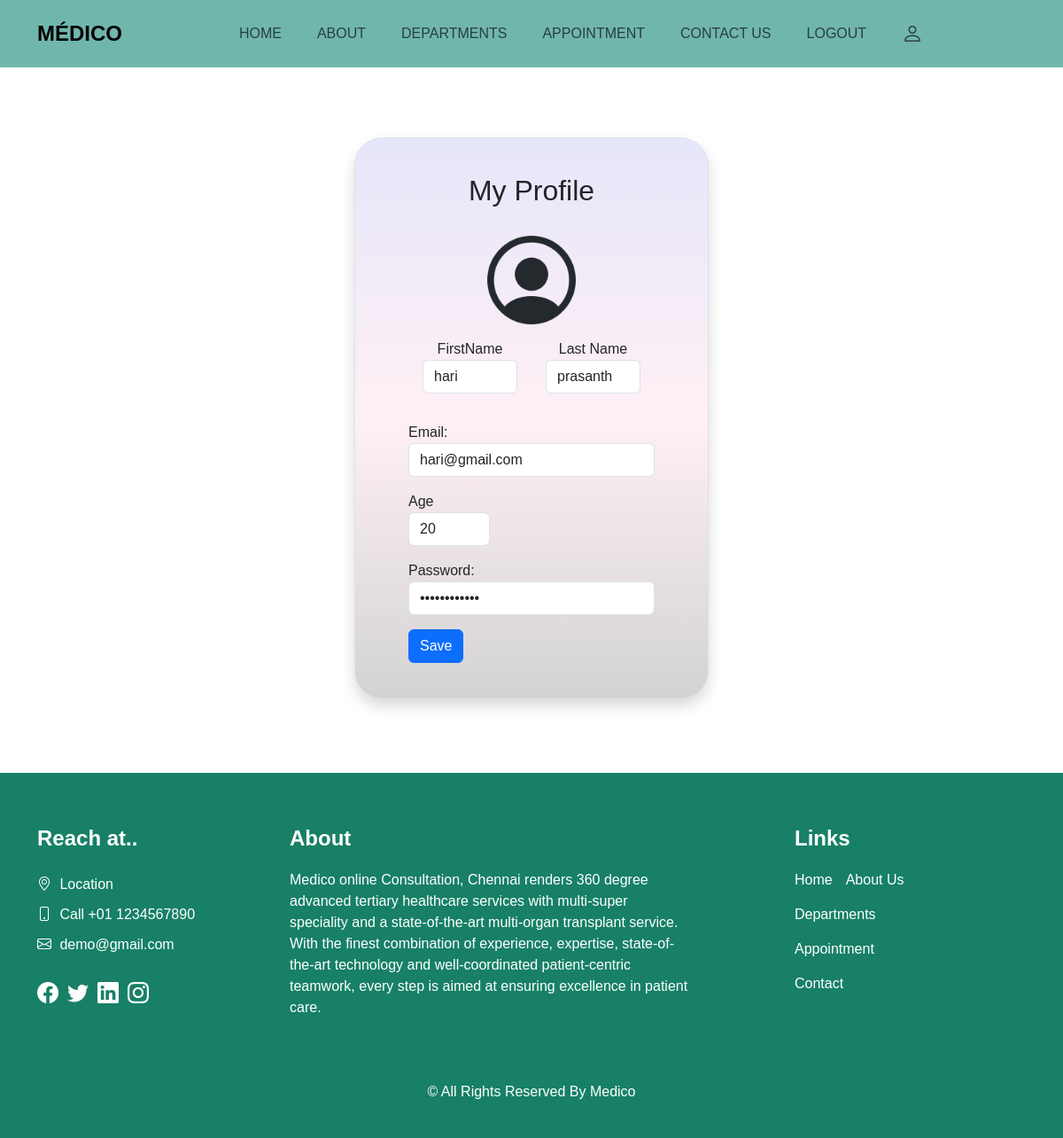
The app's page /profile/5 (signed in) with its own data.
### docapp/models.py (models this page shows, shortened)
class Dsignup(models.Model):
    FirstName=models.CharField(max_length=30)
    LastName=models.CharField(max_length=30)
    Gender=models.CharField(max_length=10)
    Age=models.CharField(max_length=3)
    Email=models.CharField(max_length=40)
    Password=models.CharField(max_length=20)
    TandC=models.CharField(max_length=10)

### docapp/views.py (the view)
# urls.py: path("profile/<int:id>", views.edit),
def edit(request, id):
    if(request.user):
        u=request.user.email
        print(u)
        obj=Dsignup.objects.filter(Email=u)
        obj1=Psignup.objects.filter(Email=u)
        if obj:
            gi=Dsignup.objects.get(pk = id)
        elif obj1:
            gi=Psignup.objects.get(pk = id)
    if request.method == 'POST':
        gi.FirstName=request.POST.get("fname")
        gi.LastName=request.POST.get("lname")
        gi.save()
        return redirect(profile)
    else:
        print("error")
    return render(request, "profile.html", locals())

### templates/profile.html (shortened to what this page needs)
{% extends 'base.html' %}
{% block profile %}
<div class="sub_page mt-5 pt-4">
    <div class="d-flex justify-content-center align-items-center min-vh-100 mx-auto" style="width: 400px;">
    <div class="border rounded-5 p-3 bg-white shadow box-area w-90" style="background:linear-gradient(lavender,lavenderblush,lightgray)">
       <div class="m-2">
        <form action="" method="POST">
            {% if gi %}
            <div class="row m-4 align-items-center">
                <div class="header-text mb-4" style="text-align: center;">
                    <h2>My Profile</h2>
                </div>
                <div class="mb-3" style="text-align:center;">
                    <img src="/static/images/profile-circle-icon-512x512-dt9lf8um.png" alt="" height="100px">
                    <div class="col-sm-3 input-group">
                        <div class="col-sm m-3">
                            <label for="">FirstName</label>
                            <input type="text" class="form-control" name="fname" value="{{gi.FirstName}}">
                        </div>
                        <div class="col-sm m-3">
                            <label for="">Last Name</label>
                            <input type="text" class="form-control" name="lname" value="{{gi.LastName}}">
                        </div>
                    </div>
                </div>
                <div class="col-sm input-group mb-3">
                    <div class="col-sm">
                        <label class="email">Email: </label>
                        <input type="text" class="form-control" name="gemail" id="email" value="{{gi.Email}}" readonly>
                    </div>
                </div>
                <div class="row">
                    <div class="col-md-5 mb-3">
                        <label for="age">Age</label>
                        <input type="number" class="form-control" id="age" value="{{gi.Age}}" readonly>
                    </div>
                </div>
                <div class="col-sm input-group mb-3">
                    <div class="col-sm">
                        <label for="password">Password: </label>
                        <input type="password" class="form-control" id="password" value="{{gi.Password}}" readonly>
                    </div>
                </div>
                <div class="row">
                    <div class="col">
                        <button type="submit" class="btn btn-primary">Save</button>
                    </div>
                </div>
            </div>
            {% endif %}
        </form>
        </div>
    </div>
    </div>
<div>
{% endblock %}

### static/style.css (style rules this page uses)
body { font-family: 'Nunito', sans-serif; }
.btn, .btn:focus { outline: none !important; box-shadow: none; }
body { font-family: 'Poppins', sans-serif; }
.box-area { width: 930px; }
::placeholder { font-size: 16px; }
.rounded-5 { border-radius: 30px; }

### records on screen
Dsignup: fname "hari", lname "prasanth", gemail "hari@gmail.com", Age "20"
